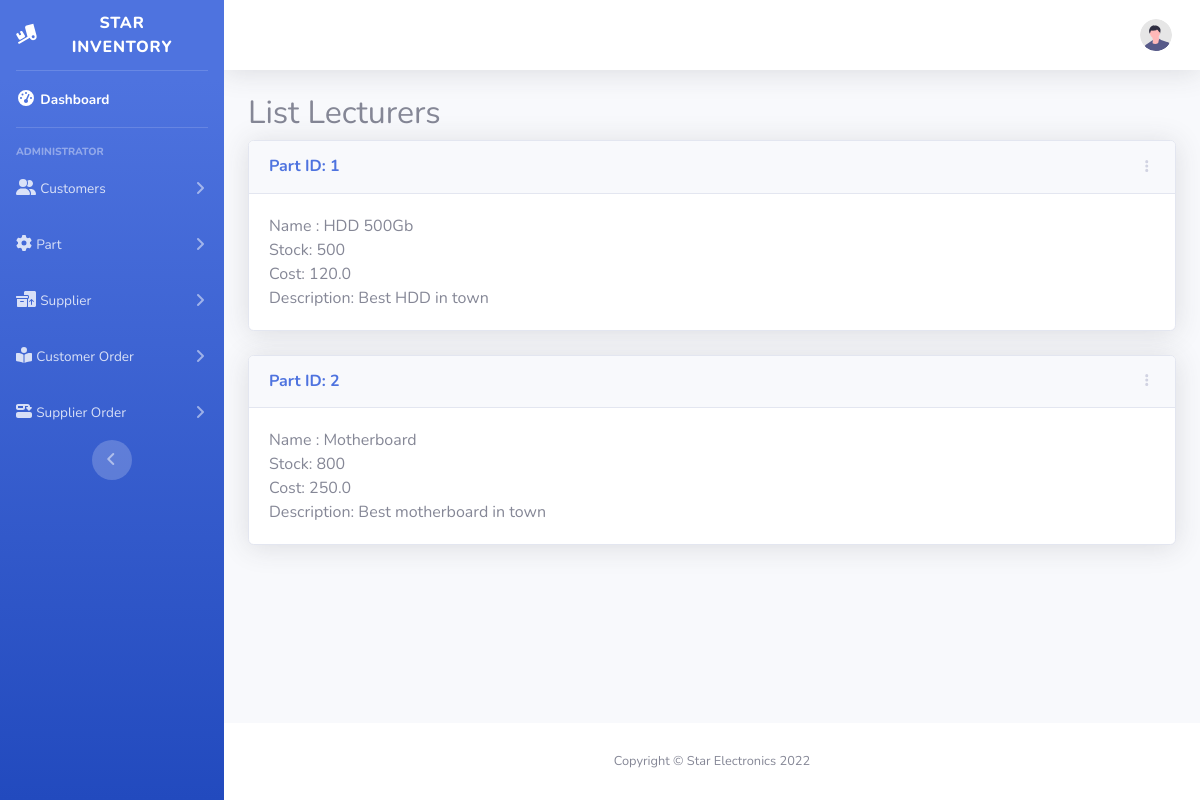
Page /parts on the committed database.
### StarInventory/models.py (models this page shows, shortened)
class Part(models.Model):
    name = models.CharField(null=False, blank=False, max_length=20)
    stock = models.IntegerField(null=False, blank=False, default=0)
    cost = models.FloatField(null=False, blank=False)
    reorder_level = models.IntegerField(null=False, blank=False, default=0)
    order_quantity = models.IntegerField(null=False, blank=False, default=20)
    reserved_stock = models.IntegerField(null=False, blank=False, default=0)
    description = models.TextField(null=False, blank=False, max_length=100)
    manufacturer = models.CharField(null=False, blank=False, max_length=20)
    supplier = models.ForeignKey(Supplier, on_delete=models.DO_NOTHING)

### StarInventory/views.py (the view)
# urls.py: path('parts', list_parts, name="list_parts"),
def list_parts(request):
    parts = Part.objects.all()
    context = {"parts": parts}
    return render(request, "list_parts.html", context)

### StarInventory/templates/list_parts.html (shortened to what this page needs)
{% extends "base.html" %}
{% block content %}
    <h2>List Lecturers</h2>
            {% for part in parts %}
                <div class="card shadow mb-4">
                    <div
                            class="card-header py-3 d-flex flex-row align-items-center justify-content-between">
                        <h6 class="m-0 font-weight-bold text-primary">Part ID: {{ part.id }}</h6>
                        <div class="dropdown no-arrow">
                            <a class="dropdown-toggle" href="#" role="button" id="dropdownMenuLink"
                               data-toggle="dropdown" aria-haspopup="true" aria-expanded="false">
                                <i class="fas fa-ellipsis-v fa-sm fa-fw text-gray-400"></i>
                            </a>
                        </div>
                    </div>
                    <div class="card-body">
                        Name : {{ part.name }} <br/>
                        Stock: {{ part.stock }} <br/>
                        Cost: {{ part.cost }} <br/>
                        Description: {{ part.description }}
                    </div>
                </div>
            {% endfor %}
{% endblock %}

### rows in the picture
Part: id "1", name "HDD 500Gb", stock "500", cost "120.0", description "Best HDD in town"
Part: id "2", name "Motherboard", stock "800", cost "250.0", description "Best motherboard in town"
